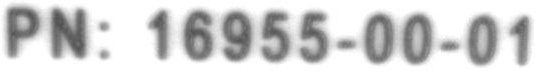
#> input picture BasicDemo/cuttest/cut_4.jpg, 535 x 71 px
$ python autocut.py
#> lines starting #> are read from the running program, lines starting #| are printed output that depends on the picture; after the words box and inside, x2 and y2 are one past the last pixel; in counts of white or black regions, pixels touching at a corner belong together
import cv2
import numpy as np

# 读取要搜索的图像，并进行二值化处理
search_image = cv2.imread('../cuttest/cut_4.jpg')
#> search_image is the input picture: shape (71, 535, 3); min 81, max 255, mean 207.7
ret, binary_search_image = cv2.threshold(search_image, 150, 255, cv2.THRESH_BINARY)
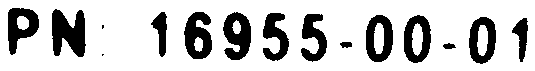
#> binary_search_image: shape (71, 535, 3); 77.9% white; 15 black regions (2 under 20 px), largest, box (x1, y1, x2, y2) and area: (52, 9, 86, 57) 1142, (223, 12, 251, 60) 900, (184, 12, 212, 59) 886

# 读取模板图像并进行二值化处理
template_image = cv2.imread('../cuttest/cut_51.jpg')
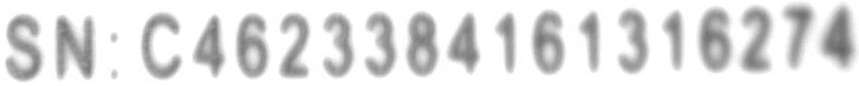
#> input picture BasicDemo/cuttest/cut_51.jpg, 859 x 86 px
#> template_image is the input picture: shape (86, 859, 3); min 99, max 255, mean 223.7
ret, binary_template_image = cv2.threshold(template_image, 150, 255, cv2.THRESH_BINARY)
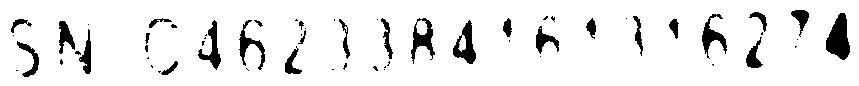
#> binary_template_image: shape (86, 859, 3); 91.7% white; 61 black regions (34 under 20 px), largest, box (x1, y1, x2, y2) and area: (826, 13, 850, 60) 737, (453, 20, 476, 64) 481, (411, 18, 435, 64) 452

# 定义矩形切分的行数和列数
rows = 10  # 行数
cols = 10  # 列数

# 获取图像尺寸
search_height, search_width, channels1 = binary_search_image.shape
#> search_height = 71; search_width = 535; channels1 = 3
template_height, template_width, channels2 = binary_template_image.shape
#> template_height = 86; template_width = 859; channels2 = 3

# 计算每个矩形的高度和宽度
rect_height = search_height // rows
#> rect_height = 7
rect_width = search_width // cols
#> rect_width = 53

# 设定模板匹配阈值
threshold = 0.9

# 用于保存匹配结果的图像（复制原图像）
result_image = template_image.copy()

# 用于保存每张图片的匹配结果和权重
match_results = []
result_weights = []

# 设置用于凸显0.7匹配率的权重倍数
highlight_weight_multiplier = 5000

# 循环遍历矩形
for row in range(rows):
    for col in range(cols):
        # 计算矩形的位置坐标
        x_start = col * rect_width
        y_start = row * rect_height
        x_end = x_start + rect_width
        y_end = y_start + rect_height

        # 切分图像
        sub_image = binary_search_image[y_start:y_end, x_start:x_end]
        tem_image = binary_template_image[y_start:y_end, x_start:x_end]

        # 使用模板匹配函数
        result = cv2.matchTemplate(sub_image, tem_image, cv2.TM_CCOEFF_NORMED)

        # 获取匹配度高于阈值的位置
        locations = np.where(result >= threshold)

        # 在结果图像上绘制矩形框标记匹配位置
        for pt in zip(*locations[::-1]):
            top_left = (pt[0] + x_start, pt[1] + y_start)
            bottom_right = (top_left[0] + template_width, top_left[1] + template_height)
            print('top_left, bottom_right',top_left, bottom_right)
            cv2.rectangle(result_image, top_left, bottom_right, (0, 255, 0), 1)

        # 获取最大匹配值并添加到匹配结果列表
        min_val, max_val, min_loc, max_loc = cv2.minMaxLoc(result)
        print(row,col,max_val)
        match_results.append(max_val)

        # 根据匹配率设置权重
        if max_val <= 0.95:  # 设置匹配率阈值
            weight = round(max_val,2) * highlight_weight_multiplier
            print(weight,'max_val <= 0.8')
        else:
            weight = 10 # 对于其他匹配率，保持原始权重或者设置为其他值
            print(weight, 'max_val > 0.8')
        result_weights.append(weight)
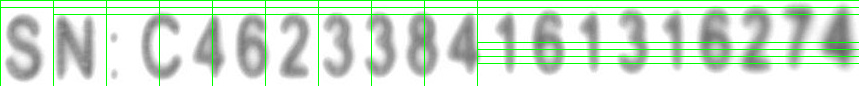
#> result_image: shape (86, 859, 3); 6.6% of pixels changed, all inside (x1, y1, x2, y2) = (0, 0, 859, 86)
#> after the loop, match_results = 100 values, max 1 at index 0, min -0.387 at index 39, mean 0.272; result_weights = 100 values, max 3900 at index 28, min -1950 at index 39, mean 113

# 保存带有匹配标记的图像
cv2.imwrite('../matched_image.jpg', result_image)

# 计算加权平均匹配率
weighted_mean_matching_rate = np.average(match_results, weights=result_weights)
#> weighted_mean_matching_rate = 1.33

# 假设期望的匹配率阈值为 expected_threshold
expected_threshold = 0.8

# 检查加权平均匹配率与期望阈值的差异
if weighted_mean_matching_rate < expected_threshold:
    print("Error: Weighted Mean Matching Rate is below the expected threshold.")
else:
    print(f"Weighted Mean Matching Rate: {weighted_mean_matching_rate:.2f}")
#| Weighted Mean Matching Rate: 1.33
